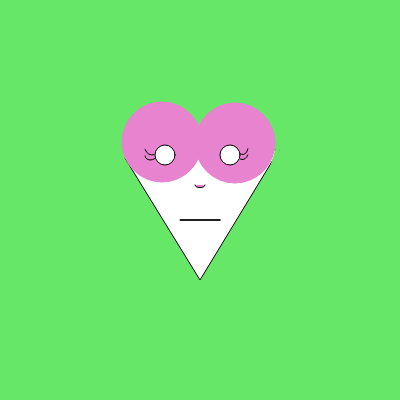
Frame 1 (no input)
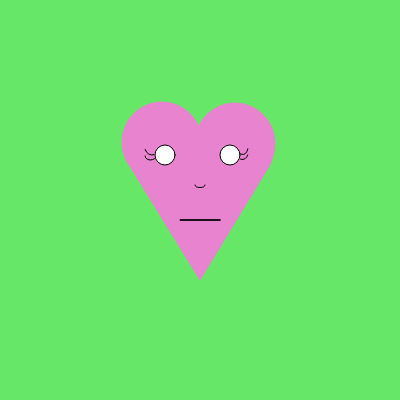
Frame 60 (no input)
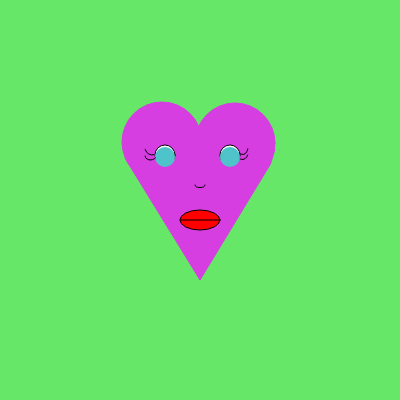
Frame 120 (the mouse pressed at the canvas centre since frame 60)

The p5.js sketch that drew these frames (run headless with seeded random() and noise() and a simulated clock; from frame 60 on, the mouse is pressed at the canvas centre):

// p5.js sketch
// ── sketch.js
let r, g, b;

let eyecolor; //'rgb(78,195,201)'

let rad;

let rad2;

function setup() {
  createCanvas(400, 400);
  angleMode(DEGREES);
  
  eyecolor='#4EC3C9'
  rad=10
  rad2=20

  r=232
  g=131
  b=208
}

function draw() {
  background('#67E767');
  rad = (mouseX+mouseY)/20;
  rad2 = (mouseX+mouseY)/20;
  
//heart
  //triangle
  push()
  //fill(232,131,208)
  //stroke(232,131,208)
  strokeWeight(1)
  triangle(120,150, 200,280, 279,150)
  
  //left circle
  push()
  noStroke()
  fill('#67E767')
  push()
  translate(155,144)
  rotate(15)
  arc(-10, -15, 80, 80, 100, -140)
  pop()
  pop()
  stroke(r,g,b)
  strokeWeight(1)
  fill(r,g,b)//figure out how to get the fill out of here and keeping the pink like you did w triangle
  circle(162, 142, 80)

  //right circle
  push()
  noStroke()
  fill('#67E767')
  push()
  translate(242,142)
  rotate(16)
  arc(34, -10, 9, 80, -90, 90)
  pop()
  pop()
  push()
  stroke(r,g,b)
  strokeWeight(1)
  fill(r,g,b)
  circle(235, 143, 80)
  pop()
  
//face
  //left eye
  lefteye= 
  push()
  push()
  stroke('black')
  fill('white')
  circle(165, 155, 20)
  pop()
  
  //left pupil
  push()
  noStroke()
  //stroke('black')
  fill(eyecolor)
  circle(165, 157, rad)
  pop()
  
  //left eyelash top
  push()
  noFill()
  stroke('black')
  arc(152, 147.5, 14, 15, 75, 165)
  pop()
  //left eyelash bottom
  push()
  noFill()
  stroke('black')
  arc(150.5, 156, 11, 8, 20, 180)
  pop()
  pop()
  
  //right eye
  righteye=
  push()
  push()
  stroke('black')
  fill('white')
  circle(230, 155, 20)
  pop()
  
  //right pupil
  push()
  noStroke()
  //stroke('black')
  fill(eyecolor)
  circle(230, 157, rad)
  pop()
    
  //right eyelash top
  push()
  noFill()
  stroke('black')
  arc(243, 147, 10, 15, 20, -250)
  pop()
  //right eyelash bottom
  push()
  noFill()
  stroke('black')
  arc(242.5, 153, 11, 13, 20, -250)
  pop()
  pop()
  
  //nose
  push()
  stroke('black')
  arc(200, 185, 10, 5, 0, 180)
  pop()
  
  //lips
  push()
  stroke('black')
  fill('red')
  ellipse(200, 220, 40, rad2)
  line(180,220, 220,220)
  pop()
  
} 

  function mousePressed(){
  r=random(0,300)//this changes the color everytime you click
  g=random(0,300)
  b=random(0,300)
}
